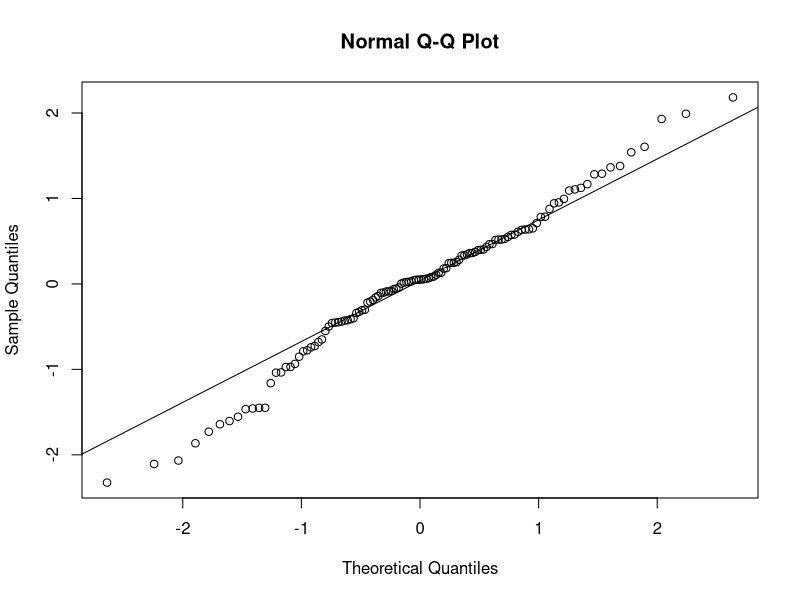

Write R code to recreate this figure. (Note: this script raises an error after producing the figure.)
#### R script for MODELS in RQ2 ####

# Load libraries
library(dplyr)
library(tidyverse)
library(ggplot2) 

# Load Data
zscores <- read.csv("Data/fullanomalies.csv", header = TRUE)

# Create subset dataframes for drought vs non drought

summer_zscores <- zscores %>%
  filter(week >= 20 & week <= 39)

neg_gpp <- zscores %>%
  filter(gpp_z_scores < 0) # 305 out of 624 are negative

zscores <- zscores %>%
  mutate(condition = ifelse(year %in% c(2003, 2018), "drought", "normal"))

zscores$year_group <- ifelse(zscores$year %in% c(2000, 2001, 2002, 2004, 2005, 2015, 2016, 2017, 2019, 2020), "normal",
                             # ifelse(drivers$year %in% c(2015, 2016, 2017, 2019, 2020), "2015-2020",
                             ifelse(zscores$year %in% c(2003), "2003", 
                                    ifelse(zscores$year %in% c(2018), "2018", NA)))

nondrought <- zscores %>%
  filter(!(year %in% c(2003, 2018)))

drought <- zscores %>%
  filter(year %in% c(2002, 2003, 2004, 2017, 2018, 2019)) %>%
  filter(week >= 20 & week <= 39)

nondrought <- zscores %>%
  filter(year %in% c(2002, 2004, 2017, 2019)) %>%
  filter(week >= 20 & week <= 39)


drought2003 <- zscores %>%
  filter(year %in% c(2002, 2003, 2004)) %>%
  filter(week >= 20 & week <= 39)

drought2003 <- zscores %>%
  filter(year %in% c(2003, 2005)) %>%
  filter(week >= 18 & week <= 43)


# Models

library(lme4)
library(lmerTest)

cor(drought$temp_z_scores, drought$sm2_z_scores)
cor(drought$sm2_z_scores, drought$sm3_z_scores)
cor(drought$temp_z_scores, drought$sm3_z_scores)
cor(drought$temp_z_scores, drought$swr_z_scores)
cor(drought$sm3_z_scores, drought$swr_z_scores)

drought <- zscores %>%
  filter(year %in% c(2002, 2003, 2004, 2017, 2018, 2019)) %>%
  filter(week >= 20 & week <= 39)

model <- lmer(gpp_z_scores ~  temp_z_scores + swr_z_scores + sm2_z_scores + sm3_z_scores + (1|condition), data = drought)
summary(model)

residuals <- resid(model)
shapiro.test(residuals)
qqnorm(residuals) 
qqline(residuals)
vif_values <- vif(model)
print(vif_values)


anova_drought <- anova(model)
print(anova_drought)


nondrought <- zscores %>%
  filter(year %in% c(2002, 2004, 2017, 2019)) %>%
  filter(week >= 20 & week <= 39)

model2 <- lmer(gpp_z_scores ~  temp_z_scores + swr_z_scores + sm2_z_scores + sm3_z_scores + (1|year), data = nondrought)
summary(model2)

residuals <- resid(model2)
shapiro.test(residuals)
qqnorm(residuals) 
qqline(residuals)
vif_values <- vif(model2)
print(vif_values)
plot(model2, which = 1)


# correlation test of based on these groupings
nondrought <- zscores %>%
  filter(year %in% c(2000, 2001, 2002, 2004, 2005, 2015, 2016, 2017, 2019, 2020)) %>%
  filter(week >= 20 & week <= 39)



nondrought <- na.omit(nondrought)

pcor_sm3 <- pcor.test(nondrought$gpp_z_scores, nondrought$sm3_z_scores, 
                      x = nondrought[, c("temp_z_scores", "swr_z_scores")])
pcor_sm2 <- pcor.test(nondrought$gpp_z_scores, nondrought$sm2_z_scores, 
                      x = nondrought[, c("temp_z_scores", "swr_z_scores")])
pcor_sm1 <- pcor.test(nondrought$gpp_z_scores, nondrought$sm1_z_scores, 
                      x = nondrought[, c("temp_z_scores", "swr_z_scores")])
pcor_maxT <- pcor.test(nondrought$gpp_z_scores, nondrought$temp_z_scores, 
                       x = nondrought[, c("sm3_z_scores", "swr_z_scores", "sm1_z_scores", "sm2_z_scores")])
pcor_swr <- pcor.test(nondrought$gpp_z_scores, nondrought$swr_z_scores, 
                      x = nondrought[, c("temp_z_scores", "sm3_z_scores", "sm1_z_scores", "sm2_z_scores")])


print(pcor_sm1)
print(pcor_sm2)
print(pcor_sm3)
print(pcor_maxT)
print(pcor_swr)


drought <- zscores %>%
  filter(week >= 20 & week <= 39)

drought <- na.omit(drought)

pcor_sm3 <- pcor.test(drought$gpp_z_scores, drought$sm3_z_scores, 
                      x = drought[, c("temp_z_scores", "swr_z_scores")])
pcor_sm2 <- pcor.test(drought$gpp_z_scores, drought$sm2_z_scores, 
                      x = drought[, c("temp_z_scores", "swr_z_scores")])
pcor_sm1 <- pcor.test(drought$gpp_z_scores, drought$sm1_z_scores, 
                      x = drought[, c("temp_z_scores", "swr_z_scores")])
pcor_maxT <- pcor.test(drought$gpp_z_scores, drought$temp_z_scores, 
                       x = drought[, c("sm3_z_scores", "swr_z_scores", "sm1_z_scores", "sm2_z_scores")])
pcor_swr <- pcor.test(drought$gpp_z_scores, drought$swr_z_scores, 
                      x = drought[, c("temp_z_scores", "sm3_z_scores", "sm1_z_scores", "sm2_z_scores")])


print(pcor_sm1)
print(pcor_sm2)
print(pcor_sm3)
print(pcor_maxT)
print(pcor_swr)



# Plotting modelled scatters ####

# Predicted values using lm and lmer models
drought$model <- predict(model, newdata = drought, re.form = NA)

drought$model2 <- predict(model2, newdata = drought, re.form = NA)


drought$group <- ifelse(drought$year %in% c(2002, 2004), "Non-drought",
                        ifelse(drought$year %in% c(2017, 2019), "2017 & 2019",
                               ifelse(drought$year %in% c(2003, 2018), "Drought", NA)))

palette_drivers <- c("#96DB6B", "#FF8400E0", "#F2E857", "#FF8400E0", "#96DB6B", "#F2E857")
palette_drivers <- c("#96DB6B", "#F2E857", "#FF8400E0", "#2684FF", "#96DB6B", "#F2E857")
palette_drivers <- c("#FC9F35B9",  "#139DED","#FF8400E0", "#3EABE6B2", "#2684FF")


maxTplot <- ggplot(drought, aes(x = temp_z_scores, y = gpp_z_scores, colour = condition)) + 
  geom_point(aes(colour = condition, shape = condition)) +
  geom_smooth(aes(y = model, colour ="LMER with drought"), se = FALSE, method = "lm") +
  geom_smooth(aes(y = model2, colour ="LMER no drought"), se = FALSE, method = "lm") +
  # geom_smooth(aes(y = pred_gpp_2015, colour ="LMER 2015-2020"), se = FALSE, method = "lm") +
  # geom_smooth(se = FALSE, method = 'lm') +
  scale_color_manual(values = palette_drivers) +
  scale_shape_manual(values = c("normal" = 16, "drought" = 17)) +
  theme(legend.position = "bottom", panel.background = element_blank(), axis.line = element_line(colour = "black"), 
        plot.title = element_text(size=12, hjust=0.5),
        axis.title = element_text(size=11),
        axis.text = element_text(size=9),
        legend.title = element_text(size = 11, face = "bold")) +
  labs(x = "MaxT z-score", y = "GPP z-score")

plot(maxTplot)


swrplot <- ggplot(drought, aes(x = swr_z_scores, y = gpp_z_scores, colour = condition)) + 
  geom_point(aes(colour = condition, shape = condition)) +
  geom_smooth(aes(y = model, colour ="LMER with drought"), se = FALSE, method = "lm") +
  geom_smooth(aes(y = model2, colour ="LMER no drought"), se = FALSE, method = "lm") +
  # geom_smooth(aes(y = pred_gpp_2015, colour ="LMER 2015-2020"), se = FALSE, method = "lm") +
  # geom_smooth(se = FALSE, method = 'lm') +
  scale_color_manual(values = palette_drivers) +
  scale_shape_manual(values = c("normal" = 16, "drought" = 17)) +
  theme(legend.position = "bottom", panel.background = element_blank(), axis.line = element_line(colour = "black"), 
        plot.title = element_text(size=12, hjust=0.5),
        axis.title = element_text(size=11),
        axis.text = element_text(size=9),
        legend.title = element_text(size = 11, face = "bold")) +
  labs(x = "SWR z-score", y = "GPP z-score")

plot(swrplot)


sm2plot <- ggplot(drought, aes(x = sm2_z_scores, y = gpp_z_scores, colour = condition)) + 
  geom_point(aes(colour = condition, shape = condition)) +
  #geom_smooth(se = FALSE, method = 'gam') +
  geom_smooth(aes(y = model, colour ="LMER with drought years"), se = FALSE, method = "lm") +
  geom_smooth(aes(y = model2, colour ="LMER no drought"), se = FALSE, method = "lm") +
  # geom_smooth(aes(y = pred_gpp_2015, colour ="LMER 2015-2020"), se = FALSE, method = "lm") +
  scale_color_manual(values = palette_drivers) +
  scale_shape_manual(values = c("normal" = 16, "drought" = 17)) +
  theme(legend.position = "bottom", panel.background = element_blank(), axis.line = element_line(colour = "black"), 
        plot.title = element_text(size=12, hjust=0.5),
        axis.title = element_text(size=11),
        axis.text = element_text(size=9),
        legend.title = element_text(size = 11, face = "bold")) +
  labs(x = "SM2 z-score", y = "GPP z-score")

plot(sm2plot)


sm3plot <- ggplot(drought, aes(x = sm3_z_scores, y = gpp_z_scores)) + 
  geom_point(aes(colour = condition, shape = condition)) +
  # geom_smooth(se = FALSE, ) +
  # geom_smooth(se = FALSE, method = 'lm', formula = y ~ poly(x,2)) +
  geom_smooth(aes(y = model, colour ="LMER with drought"), se = FALSE, method = "lm") +
  geom_smooth(aes(y = model2, colour ="LMER no drought"), se = FALSE, method = "lm") +
  # geom_smooth(aes(y = pred_gpp_2015, colour ="LMER 2015-2020"), se = FALSE, method = "gam") +
  scale_color_manual(values = palette_drivers) +
  scale_shape_manual(values = c("normal" = 16, "drought" = 17)) +
  theme(legend.position = "bottom", panel.background = element_blank(), axis.line = element_line(colour = "black"), 
        plot.title = element_text(size=12, hjust=0.5),
        axis.title = element_text(size=11),
        axis.text = element_text(size=9),
        legend.title = element_text(size = 11, face = "bold")) +
  labs(x = "SM3 z-score", y = "GPP z-score")

plot(sm3plot)



# combine the correlation plots
combined_rq2_plots1 <- grid.arrange(
  maxTplot, swrplot,
  sm2plot, sm3plot,
  nrow = 2, 
  layout_matrix = rbind(c(1,2), c(3, 4)), 
  heights = c(1,1))



combined_rq2_plots2 <- grid.arrange(
  maxT_plotz, swr_plotz,
  sm2_plotz, sm3_plotz, 
  nrow = 2, 
  layout_matrix = rbind(c(1,2), c(3, 4)), 
  heights = c(1,1))


# Save the plot as a PNG file to GitHub
ggsave("GPPvsDrivers.png", path = "Plots", plot = combined_rq2_plots1, width = 10, height = 7, dpi = 500)
ggsave("DriversTimeseries_plots.png", path = "Plots", plot = combined_rq2_plots2, width = 10, height = 7, dpi = 500)










#### Timeseries plots of z-scores ####

zscores$year_group <- ifelse(zscores$year %in% c(2000, 2001, 2002, 2004, 2005, 2015, 2016, 2017, 2019, 2020), "normal",
                             # ifelse(drivers$year %in% c(2015, 2016, 2017, 2019, 2020), "2015-2020",
                             ifelse(zscores$year %in% c(2003), "2003", 
                                    ifelse(zscores$year %in% c(2018), "2018", NA)))


nondrought2 <- zscores %>%
  filter((!year %in% c(2003, 2018)))

nondrought1 <- nondrought2 %>%
  group_by(doy) %>%
  mutate(mean_gpp = mean(gpp_z_scores, na.rm = TRUE),
         mean_maxT = mean(temp_z_scores, na.rm = TRUE),
         mean_sm1 = mean(sm1_z_scores, na.rm = TRUE),
         mean_sm2 = mean(sm2_z_scores, na.rm = TRUE),
         mean_sm3 = mean(sm3_z_scores, na.rm = TRUE),
         mean_vpd = mean(vpd_z_scores, na.rm = TRUE),
         mean_swr = mean(swr_z_scores, na.rm = TRUE)) %>%
  ungroup()

drought1 <- zscores %>%
  filter((year %in% c(2003, 2018)))

drought1 <- drought1 %>%
  group_by(year) %>%
  mutate(mean_gpp = gpp_z_scores,
         mean_maxT = temp_z_scores,
         mean_sm1 = sm1_z_scores, 
         mean_sm2 = sm2_z_scores, 
         mean_sm3 = sm3_z_scores, 
         mean_vpd = vpd_z_scores, 
         mean_swr = swr_z_scores) %>%
  ungroup()

new1 <- rbind(drought1, nondrought1)

new <- new1 %>%
  filter(week >= 20 & week <= 39)

palette_anomalies <- c("#D6A400", "#B80422", "darkgrey")
palette_anomalies <- c("#29B071", "#D6A400", "darkgrey")

gpp_plotz <- ggplot(new, aes(x = doy, y = mean_gpp, group = year_group, colour = year_group, linetype = condition)) +
  geom_line(size = 0.8) +
  labs(title = "",
       x = "Summer months",
       y = "GPP z-score",
       colour = "Year:") +
  scale_colour_manual(values = palette_anomalies) +
  #scale_shape_manual() + 
  theme(legend.position = "none", panel.background = element_blank(), axis.line = element_line(colour = "black"), 
        plot.title = element_text(size=12, hjust=0.5),
        axis.title = element_text(size=11),
        axis.text = element_text(size=9),
        legend.title = element_text(size = 11, face = "bold", ),
        legend.text = element_text(size = 11),
        plot.margin = margin(1, 1, 1, 1, "cm")) +
  scale_x_continuous(breaks = c(126, 154, 182, 217, 252), 
                     labels = c("May", "Jun", "Jul", "Aug", "Sep"))

plot(gpp_plotz)

maxT_plotz <- ggplot(new, aes(x = doy, y = mean_maxT, group = year_group, colour = year_group, linetype = condition)) +
  geom_line(size = 0.8) +
  labs(title = "",
       x = "Time (months)",
       y = "MaxT z-score",
       colour = "Year:") +
  scale_colour_manual(values = palette_anomalies) +
  #scale_shape_manual() + 
  theme(legend.position = "none", panel.background = element_blank(), axis.line = element_line(colour = "black"), 
        plot.title = element_text(size=12, hjust=0.5),
        axis.title = element_text(size=11),
        axis.text = element_text(size=9),
        legend.title = element_text(size = 11, face = "bold", ),
        legend.text = element_text(size = 11),
        plot.margin = margin(1, 1, 1, 1, "cm")) +
  scale_x_continuous(breaks = c(126, 154, 182, 217, 252), 
                     labels = c("May", "Jun", "Jul", "Aug", "Sep"))

plot(maxT_plotz)

sm1_plotz <- ggplot(new, aes(x = doy, y = mean_sm1, group = year_group, colour = year_group, linetype = condition)) +
  geom_line(size = 0.8) +
  labs(title = "",
       x = "Time (month)",
       y = "SM1 z-score",
       colour = "Year:") +
  scale_colour_manual(values = palette_anomalies) +
  #scale_shape_manual() + 
  theme(legend.position = "none", panel.background = element_blank(), axis.line = element_line(colour = "black"), 
        plot.title = element_text(size=12, hjust=0.5),
        axis.title = element_text(size=11),
        axis.text = element_text(size=9),
        legend.title = element_text(size = 11, face = "bold", ),
        legend.text = element_text(size = 11),
        plot.margin = margin(1, 1, 1, 1, "cm")) +
  scale_x_continuous(breaks = c(126, 154, 182, 217, 252), 
                     labels = c("May", "Jun", "Jul", "Aug", "Sep"))

plot(sm1_plotz)



sm2_plotz <- ggplot(new, aes(x = doy, y = mean_sm2, group = year_group, colour = year_group, linetype = condition)) +
  geom_line(size = 0.8) +
  labs(title = "",
       x = "Time (month)",
       y = "SM2 z-score",
       colour = "Year:") +
  scale_colour_manual(values = palette_anomalies) +
  #scale_shape_manual() + 
  theme(legend.position = "none", panel.background = element_blank(), axis.line = element_line(colour = "black"), 
        plot.title = element_text(size=12, hjust=0.5),
        axis.title = element_text(size=11),
        axis.text = element_text(size=9),
        legend.title = element_text(size = 11, face = "bold", ),
        legend.text = element_text(size = 11),
        plot.margin = margin(1, 1, 1, 1, "cm")) +
  scale_x_continuous(breaks = c(126, 154, 182, 217, 252), 
                     labels = c("May", "Jun", "Jul", "Aug", "Sep"))

plot(sm2_plotz)

sm3_plotz <- ggplot(new, aes(x = doy, y = mean_sm3, group = year_group, colour = year_group, linetype = condition)) +
  geom_line(size = 0.8) +
  labs(title = "",
       x = "Time (month)",
       y = "SM3 z-score",
       colour = "Year:") +
  scale_colour_manual(values = palette_anomalies) +
  #scale_shape_manual() + 
  theme(legend.position = "none", panel.background = element_blank(), axis.line = element_line(colour = "black"), 
        plot.title = element_text(size=12, hjust=0.5),
        axis.title = element_text(size=11),
        axis.text = element_text(size=9),
        legend.title = element_text(size = 11, face = "bold", ),
        legend.text = element_text(size = 11),
        plot.margin = margin(1, 1, 1, 1, "cm")) +
  scale_x_continuous(breaks = c(126, 154, 182, 217, 252), 
                     labels = c("May", "Jun", "Jul", "Aug", "Sep"))

plot(sm3_plotz)


vpd_plotz <- ggplot(new, aes(x = doy, y = mean_vpd, group = year_group, colour = year_group, linetype = condition)) +
  geom_line(size = 0.8) +
  labs(title = "",
       x = "Time (month)",
       y = "VPD z-score",
       colour = "Year:") +
  scale_colour_manual(values = palette_anomalies) +
  #scale_shape_manual() + 
  theme(legend.position = "none", panel.background = element_blank(), axis.line = element_line(colour = "black"), 
        plot.title = element_text(size=12, hjust=0.5),
        axis.title = element_text(size=11),
        axis.text = element_text(size=9),
        legend.title = element_text(size = 11, face = "bold", ),
        legend.text = element_text(size = 11),
        plot.margin = margin(1, 1, 1, 1, "cm")) +
  scale_x_continuous(breaks = c(126, 154, 182, 217, 252), 
                     labels = c("May", "Jun", "Jul", "Aug", "Sep"))
plot(vpd_plotz)

swr_plotz <- ggplot(new, aes(x = doy, y = mean_swr, group = year_group, colour = year_group, linetype = condition)) +
  geom_line(size = 0.8) +
  labs(title = "",
       x = "Time (months)",
       y = "SWR z-score",
       colour = "Year:") +
  scale_colour_manual(values = palette_anomalies) +
  #scale_shape_manual() + 
  theme(legend.position = "none", panel.background = element_blank(), axis.line = element_line(colour = "black"), 
        plot.title = element_text(size=12, hjust=0.5),
        axis.title = element_text(size=11),
        axis.text = element_text(size=9),
        legend.title = element_text(size = 11, face = "bold", ),
        legend.text = element_text(size = 11),
        plot.margin = margin(1, 1, 1, 1, "cm")) +
  scale_x_continuous(breaks = c(126, 154, 182, 217, 252), 
                     labels = c("May", "Jun", "Jul", "Aug", "Sep"))
plot(swr_plotz)

timeseries_rq2_plots <- grid.arrange(
  maxT_plotz, swr_plotz,
  sm2_plotz, sm3_plotz, 
  ncol = 2, 
  layout_matrix = rbind(c(1,2), c(3, 4)), 
  heights = c(1,1))






#### Modelling drivers relationship with GPP

# ANOVA
# Combined ANOVA
anova_all <- aov(gpp_z_scores ~ temp_z_scores + sm1_z_scores + sm2_z_scores + sm3_z_scores + vpd_z_scores + swr_z_scores, data = neg_gpp)
summary(anova_all) # no significant effect

anova_maxT <- aov(gpp_z_scores ~ temp_z_scores, data = nondrought)
anova_sm3 <- aov(mod_gpp ~ sm3, data = drought)
anova_vpd <- aov(mod_gpp ~ vpd, data = drought)
anova_swr <- aov(mod_gpp ~ swr, data = drought)
anova_all <- aov(gpp_z_scores ~ temp_z_scores + sm1_z_scores + sm2_z_scores + sm3_z_scores + vpd_z_scores + swr_z_scores, data = nondrought)
summary(anova_all)
summary(anova_maxT)


ggplot()
